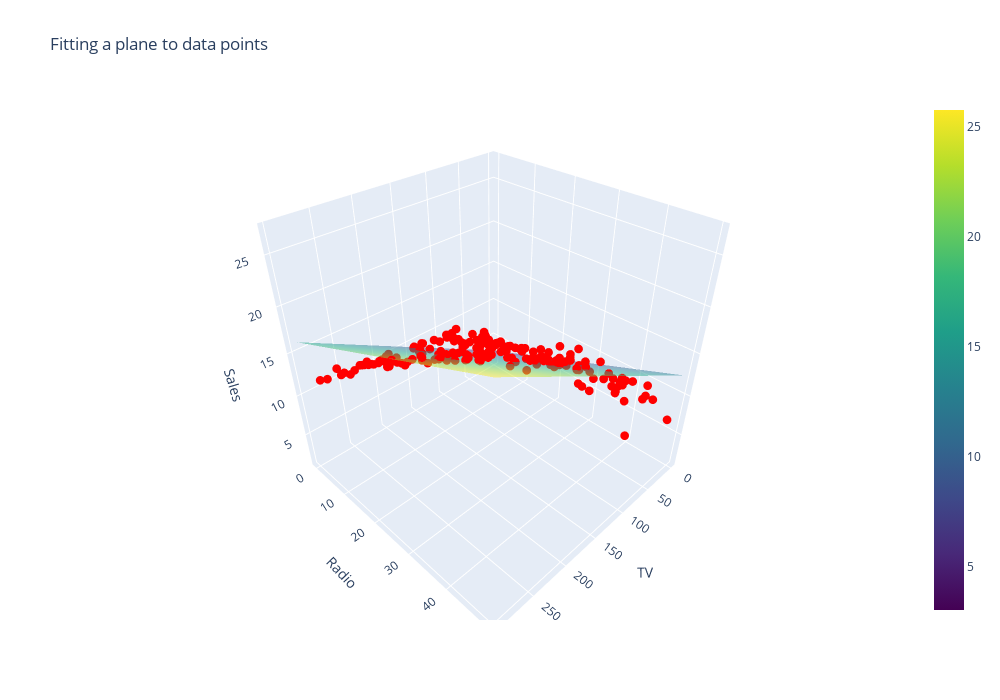

This figure's notebook cell:
### Markdown cell above
Now that we have calculated the error metrics MAE, MAPE, and RMSE and all of them are around 1, we can say that the model performs very well. Therefore, we can proceed to the visualization step. Since our model has two features, we are fitting a regression plane (not a curve) to the data points in 3D space. To do this, I will use a plotly library. Below, you can see a visualization of the training data points, along with the regression plane that has been fitted to them.

### Code cell
x0 = np.array(data['TV'])
x1 = np.array(data['Radio'])
y = np.array(data['Sales'])

a2 = model.coef_[1]
a1 = model.coef_[0]
a0 = model.intercept_
 
x0_grid, x1_grid = np.meshgrid(
    np.linspace(x0.min(), x0.max(), 30),
    np.linspace(x1.min(), x1.max(), 30)
)
y_grid = a0 + a1 * x0_grid + a2 * x1_grid 

fig = go.Figure()

# Data points
fig.add_trace(go.Scatter3d(
    x = x0, y = x1, z = y, marker = dict(size = 3, color = 'red'),mode = 'markers', name = 'Data Points'
))

# Regression plane
fig.add_trace(go.Surface( 
    x = x0_grid, y = x1_grid, z = y_grid, opacity = 0.5, colorscale = 'Viridis', name = 'Regression Plane'
))

fig.update_layout(scene = dict(xaxis_title = 'TV', yaxis_title = 'Radio', zaxis_title = 'Sales'),
    title = 'Fitting a plane to data points',
    width = 1000,
    height = 700
)
fig.show()

### Figure 1 — Plotly figure (JSON) as saved in the notebook; plotly's stock layout.template omitted (floating-point values rounded to 4 significant figures; data arrays with more than 128 entries replaced by an {"elided": "..."} marker saying what was removed)
{"data": [{"marker": {"color": "red", "size": 3}, "mode": "markers", "name": "Data Points", "type": "scatter3d", "x": {"elided": "200 float values"}, "y": {"elided": "200 float values"}, "z": {"elided": "200 float values"}}, {"colorscale": [[0, "#440154"], [0.1111, "#482878"], [0.2222, "#3e4989"], [0.3333, "#31688e"], [0.4444, "#26828e"], [0.5556, "#1f9e89"], [0.6667, "#35b779"], [0.7778, "#6ece58"], [0.8889, "#b5de2b"], [1, "#fde725"]], "name": "Regression Plane", "opacity": 0.5, "type": "surface", "x": {"elided": "30x30 float values"}, "y": {"elided": "30x30 float values"}, "z": {"elided": "30x30 float values"}}], "layout": {"height": 700, "scene": {"xaxis": {"title": {"text": "TV"}}, "yaxis": {"title": {"text": "Radio"}}, "zaxis": {"title": {"text": "Sales"}}}, "title": {"text": "Fitting a plane to data points"}, "width": 1000}}
